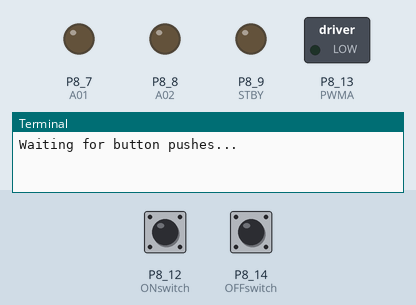
Recording of a program running on a simulated BeagleBone Black. Parts: switched loads named in the program (green lamp = pin HIGH), output pins drawn as LEDs (lit = HIGH), the last lines printed to the terminal. Inputs (shaded band) come from the test bench; at power-on: P8_12 (ONswitch) LOW, P8_14 (OFFswitch) LOW.

Above: at 1.2 s.
1.3 s: P8_12 (ONswitch) pulled HIGH for 0.15 s
At 2.2 s:
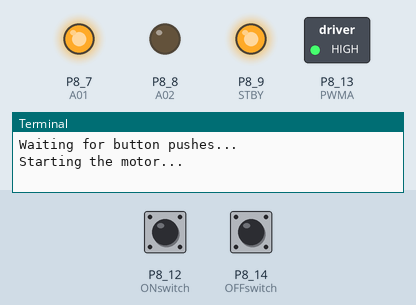
2.9 s: P8_14 (OFFswitch) pulled HIGH for 0.15 s
At 3.4 s:
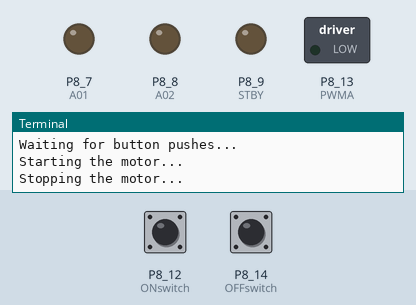
7.0 s: P8_12 (ONswitch) pulled HIGH for 1 s
At 7.7 s:
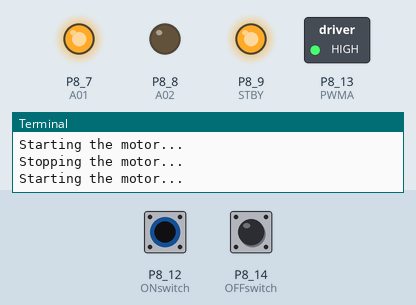
9.5 s: P8_14 (OFFswitch) pulled HIGH for 3.2 s
At 10.8 s:
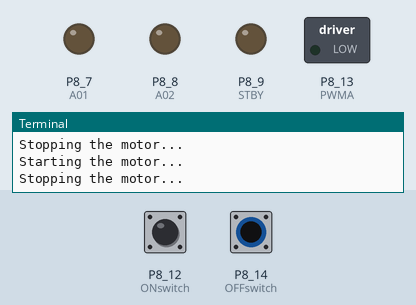
14.2 s: P8_12 (ONswitch) pulsed HIGH 2 times (0.12 s each, 0.3 s apart)
At 15.6 s:
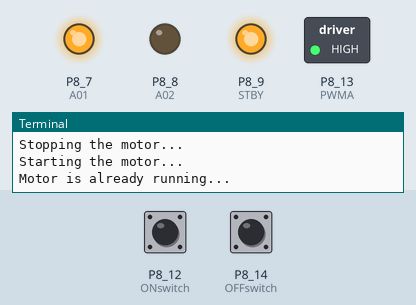
Timing chart, 0 to 17.2 s (numbered marks = the images above; inputs shaded):
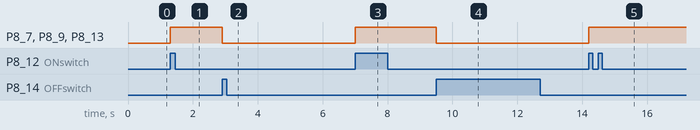

Measured:
- after the input at 1.3 s, P8_7 (A01), P8_9 (STBY), P8_13 (PWMA): LOW → HIGH at once
- after the input at 2.9 s, P8_7 (A01), P8_9 (STBY), P8_13 (PWMA): HIGH → LOW at once
- after the input at 7.0 s, P8_7 (A01), P8_9 (STBY), P8_13 (PWMA): LOW → HIGH at once
- after the input at 9.5 s, P8_7 (A01), P8_9 (STBY), P8_13 (PWMA): HIGH → LOW at once
- after the input at 14.2 s, P8_7 (A01), P8_9 (STBY), P8_13 (PWMA): LOW → HIGH at once

The program:

BBB_MotorInterrupts.py
```python
#! /usr/bin/env python

##########################################################################################
# BBB_MotorInterrupts.py
#
# Basic use of interrupts on the Beagle Bone Black to start/stop a motor
# using the SparkFun TB6612FNG breakout board - http://sfe.io/p9457
#
# Requires - Adafruit BeagleBone IO Python library
#
#
# NOTE: Any plotting is set up for output, not viewing on screen.
#       So, it will likely be ugly on screen. The saved PDFs should look
#       better.
#
# Created: 02/05/15
#   - Joshua Vaughan
#   - joshua.vaughan@louisiana.edu
#   - http://www.ucs.louisiana.edu/~jev9637
#
# Modified:
#   *
#
##########################################################################################

import Adafruit_BBIO.GPIO as GPIO
import Adafruit_BBIO.PWM as PWM

import time

class motor(object):
    """ Convenience class for controlling a motor

    Arguments
      ControlPin1 : the x01 pin
      ControlPin2 : the x02 pin
      PWMpin : the PWM pin
      STBYpin : the STBY (standby) pin on the board

    Other atributes
      isRunning : Boolean describing if motor is running or not
      speed : current speed of the motor
      direction : current direction the motor is running
                  =None if the motor is not currently moving

    """
    def __init__(self, ControlPin1, ControlPin2, PWMpin, STBYpin, PWMfreq = 2000):
        self.ControlPin1 = ControlPin1
        self.ControlPin2 = ControlPin2
        self.PWMpin = PWMpin
        self.STBYpin = STBYpin
        self.PWMfreq = PWMfreq
        self.isRunning = False
        self.currentDirection = None
        self.currentSpeed = 0

        # Set up the GPIO pins as output
        GPIO.setup(self.STBYpin, GPIO.OUT)
        GPIO.setup(self.ControlPin1, GPIO.OUT)
        GPIO.setup(self.ControlPin2, GPIO.OUT)


    def start(self, speed, direction):
        """ method to start a motor

        Arguments:
          speed : speed of the motor 0-100 (as percentage of max)
          direction : CW or CCW, for clockwise or counterclockwise
        """

        # Standby pin should go high to enable motion
        GPIO.output(self.STBYpin, GPIO.HIGH)

        # x01 and x02 have to be opposite to move, toggle to change direction
        if direction in ('cw','CW','clockwise'):
            GPIO.output(self.ControlPin1, GPIO.LOW)
            GPIO.output(self.ControlPin2, GPIO.HIGH)
        elif direction in ('ccw','CCW','counterclockwise'):
            GPIO.output(self.ControlPin1, GPIO.HIGH)
            GPIO.output(self.ControlPin2, GPIO.LOW)
        else:
            raise ValueError('Please enter CW or CCW for direction.')

        # Start the motor
        # PWM.start(channel, duty, freq=2000, polarity=0)
        if 0 <= speed <= 100:
            PWM.start(self.PWMpin, speed, self.PWMfreq)
        else:
            raise ValueError("Please enter speed between 0 and 100, \
                              representing a percentage of the maximum \
                              motor speed.")

        # set the status attributes
        self.isRunning = True
        self.currentDirection = direction
        self.currentSpeed = speed

    def stop(self):
        """ redirects to a soft stop """
        self.soft_stop()


    def hard_stop(self):
        """ Method to hard stop an individual motor"""

        PWM.set_duty_cycle(self.PWMpin, 0.0)

        # set the status attributes
        self.isRunning = False
        self.currentDirection = None
        self.currentSpeed = 0


    def soft_stop(self):
        """ Method to soft stop (coast to stop) an individual motor"""

        # Make both control pins low
        GPIO.output(self.ControlPin1, GPIO.LOW)
        GPIO.output(self.ControlPin2, GPIO.LOW)
        PWM.stop(self.PWMpin)
        GPIO.output(self.STBYpin, GPIO.LOW)

        # set the status attributes
        self.isRunning = False
        self.currentDirection = None
        self.currentSpeed = 0.0


    def set_speed(self, newSpeed):
        """ Method to change the speed of the motor, direciton is unchanged

        Arugments
          newSpeed : the desired new speed 0-100 (as percentage of max)
        """

        PWM.set_duty_cycle(self.PWMpin, newSpeed)
        self.currentSpeed = newSpeed

if __name__ == '__main__':
    # Demonstrates the use of this class

    # Set up the pins - These are mutable, but *don't* change them
    STBY = 'P8_9'       # STBY pin on the breakout, must go low to enable motion
    A01 = 'P8_7'        # A01 pin on board, controls direction along with A02
    A02 = 'P8_8'        # A02 pin on board, controls direction along with A01
    PWMA = 'P8_13'      # PWMA pin on board, controls the speed of Motor A
    ONswitch = 'P8_12'  # Pin of the swtich to turn the motor on
    OFFswitch = 'P8_14' # pin of the switch to turn the motor off

    # Create the motorA instance of the class
    motorA = motor(A01, A02, PWMA, STBY)

    # GPIO P8_12 and P8_14
    GPIO.setup(ONswitch, GPIO.IN)
    GPIO.setup(OFFswitch, GPIO.IN)

    # now we'll define the threaded callback function
    # this will run in another thread when our event is detected
    def ONswitch_callback(channel):
        if motorA.isRunning:
            print 'Motor is already running...'
        else:
            print 'Starting the motor...'
            motorA.start(100,'CCW')


    # now we'll define the threaded callback function
    # this will run in another thread when our event is detected
    def OFFswitch_callback(channel):
        if motorA.isRunning:
            print 'Stopping the motor...'
            motorA.stop()

        else:
            print 'Motor is not currently running...'


    # The GPIO.add_event_detect() line below set things up so that
    # when a rising edge is detected, regardless of whatever
    # else is happening in the program, the function 'my_callback' will be run
    # It will happen even while the program is waiting for
    # a falling edge on the other button.
    GPIO.add_event_detect(ONswitch, GPIO.RISING, callback=ONswitch_callback, bouncetime=200)
    GPIO.add_event_detect(OFFswitch, GPIO.RISING, callback=OFFswitch_callback, bouncetime=200)

    try:
        print 'Waiting for button pushes...'
        while True:
            time.sleep(0.01)
            pass

    except KeyboardInterrupt:
        GPIO.cleanup()       # clean up GPIO on CTRL+C exit


    GPIO.cleanup()           # clean up GPIO on normal exit  
```
